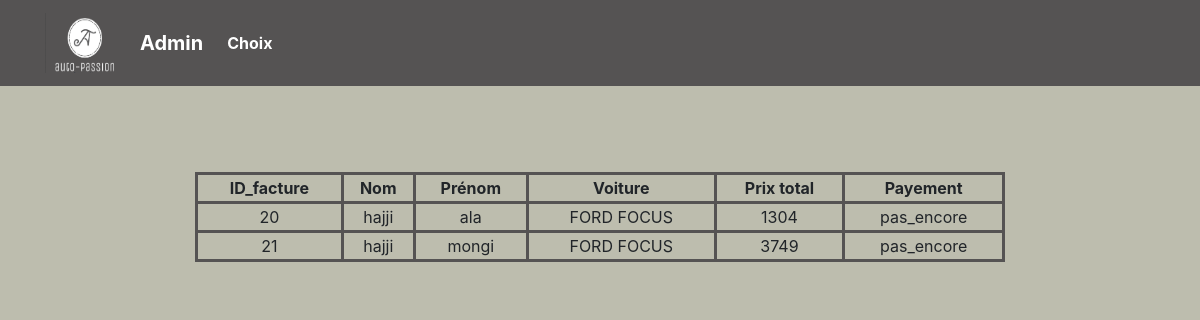
/admin/impaye.php, run on the app's committed database.
### tables this page shows
CREATE TABLE `facture` (
  `id` int(30) NOT NULL,
  `nom` varchar(255) NOT NULL,
  `prenom` varchar(255) NOT NULL,
  `marque` varchar(255) NOT NULL,
  `prix_total` int(100) NOT NULL,
  `payement` varchar(255) NOT NULL
);

### admin/impaye.php (the view, shortened to what this page needs)
<!DOCTYPE html>
<html lang="en">
<head>
  <link rel="stylesheet" href="https://maxcdn.bootstrapcdn.com/bootstrap/4.5.2/css/bootstrap.min.css">
</head>
<body style="background-color:#BDBDAE;">
<header>
  <nav class="navbar navbar-expand-lg navbar-dark fixed-top scrolling-navbar" style="background-color:#555353;">
    <div class="container">    <div class="navbar-brand" >
  <img src="logo2.png" width="79" height="60" alt="" loading="lazy">
</div>
      <a class="navbar-brand" href="admin.php"><strong>Admin</strong></a>
      <div class="collapse navbar-collapse" id="navbarSupportedContent-7">
        <ul class="navbar-nav mr-auto">
          <li class="nav-item active">
            <a class="nav-link" href="choix.php"><strong>Choix</strong><span class="sr-only">(current)</span></a>
          </li>
        </ul>
      </div>
    </div>
  </nav><br/><br/><br/>
  <div class="container" style="padding-top:100px; align:center;width:70%; ">
  <?php
   try
     {
          $db = new PDO('mysql:host=localhost;dbname=Voiture;charset=utf8','root','');
     }
    catch (Exception $e)
    {
        die('Erreur : ' . $e->getMessage());
    }
    $tab=$db->query('SELECT * FROM facture where payement=\'pas_encore\'');
  	echo"<table style=\"width:100%;border: 3px solid #555353;\" border=\"1\" align=\"center\">";
  	echo"<tr><td style=\"border: 3px solid #555353;\" align=\"center\"><strong>ID_facture</strong></td>
    	<td style=\"border: 3px solid #555353;\" align=\"center\"><strong>Nom</strong></td>
         <td style=\"border: 3px solid #555353;\" align=\"center\"><strong>Prénom</strong></td>
         <td style=\"border: 3px solid #555353;\" align=\"center\"><strong>Voiture</strong></td>
         <td style=\"border: 3px solid #555353;\" align=\"center\"><strong>Prix total</strong></td>
         <td style=\"border: 3px solid #555353;\" align=\"center\"><strong>Payement</strong></td>
         </tr>";
  	   while($table=$tab->fetch()){
  		   echo"<tr><td style=\"border: 3px solid #555353;\" align=\"center\">".$table["id"].
		   "</td><td style=\"border: 3px solid #555353;\" align=\"center\">".$table["nom"].
         "</td><td style=\"border: 3px solid #555353;\" align=\"center\">".$table["prenom"].
         "</td><td style=\"border: 3px solid #555353;\" align=\"center\">"
  		   .$table["marque"]."</td><td style=\"border: 3px solid #555353;\" align=\"center\">".$table["prix_total"].
         "</td><td style=\"border: 3px solid #555353;\" align=\"center\">".$table["payement"]."</td>";}
  ?>
</body>
</html>

### data on the page
facture: id "20", nom "hajji", prenom "ala", marque "FORD FOCUS", prix_total "1304", payement "pas_encore"
facture: id "21", nom "hajji", prenom "mongi", marque "FORD FOCUS", prix_total "3749", payement "pas_encore"
